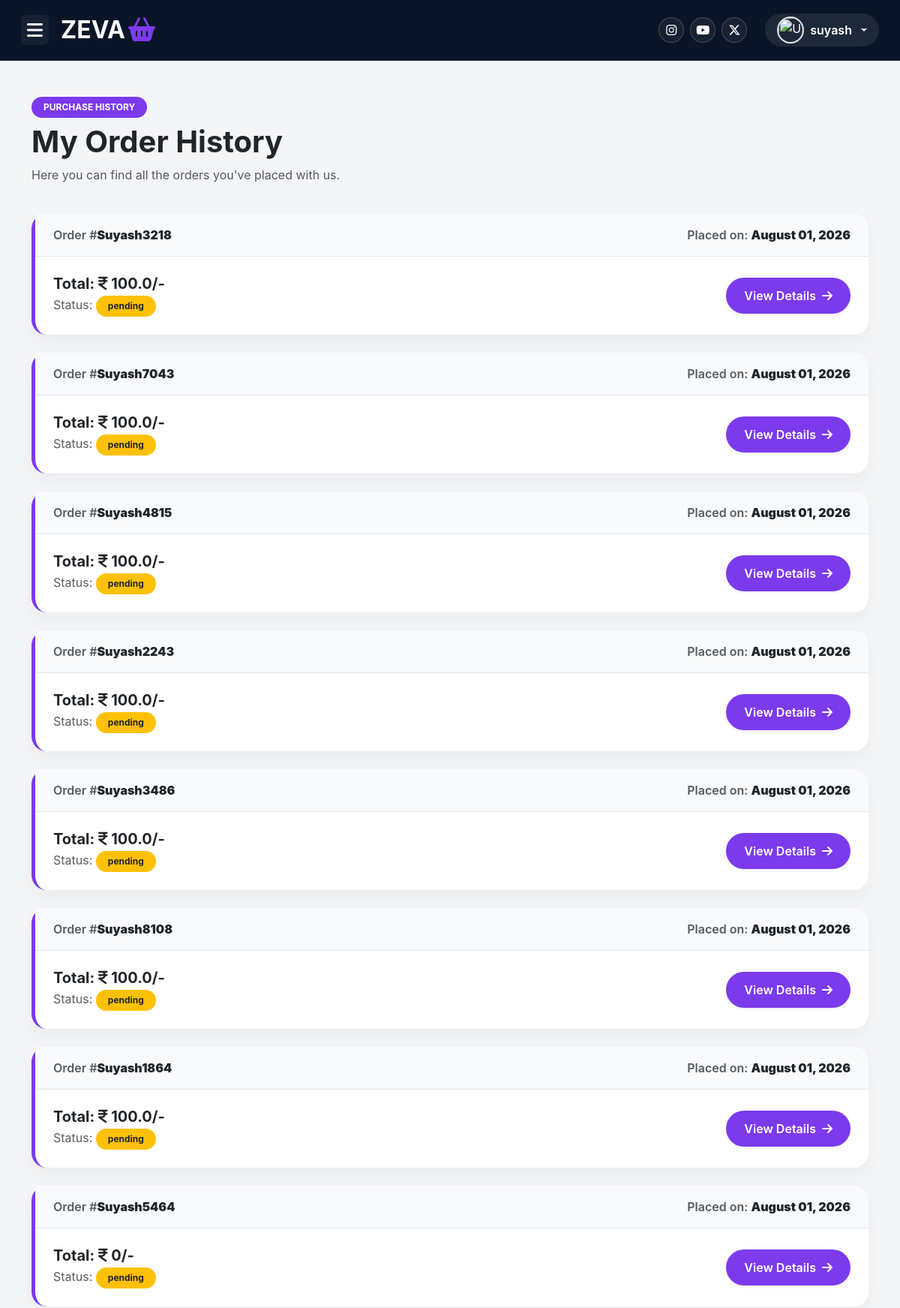
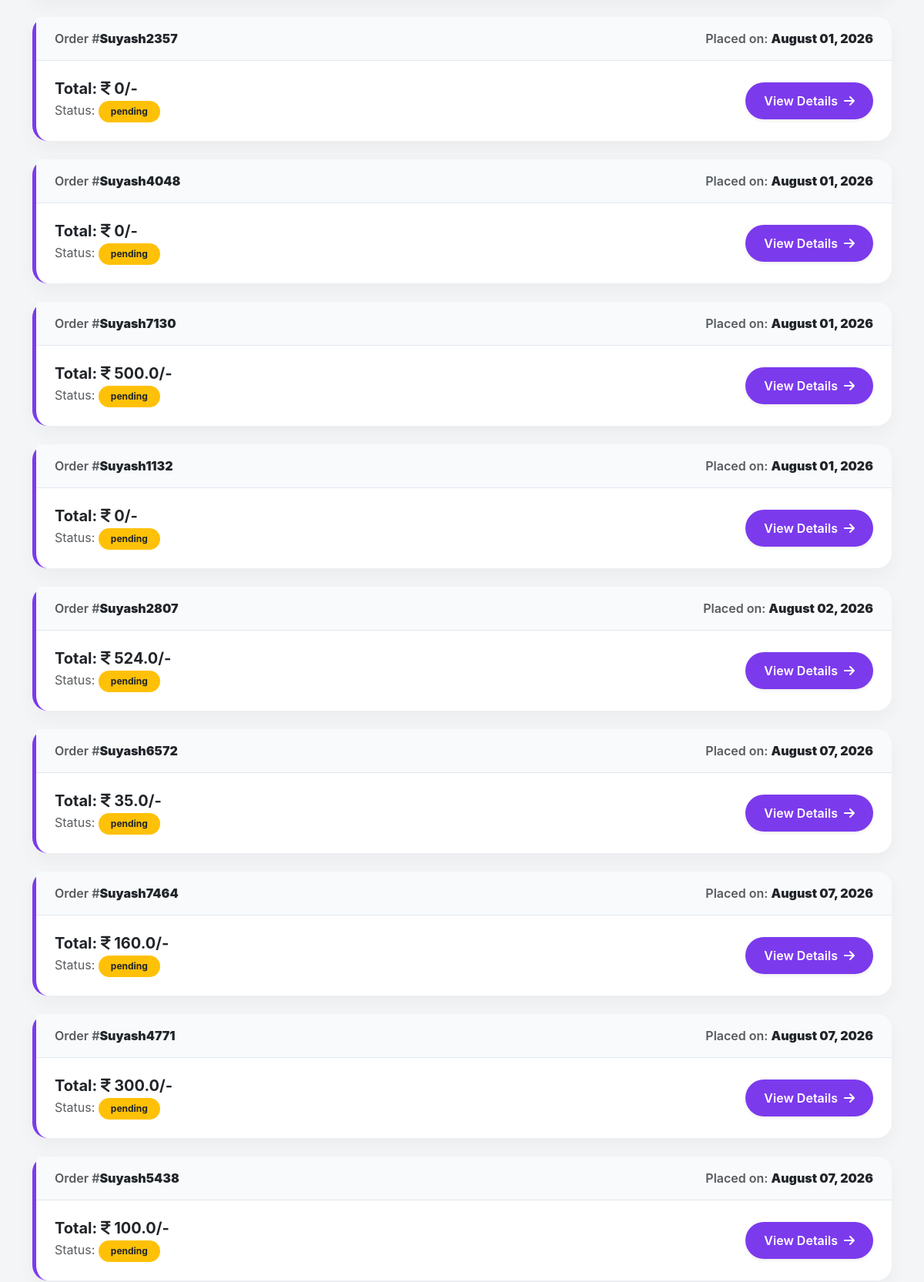
Screenshot of /customer/myorder/ (signed in, upper part) with the database file from the repository (2 pictures, top to bottom).
### user/models.py (models this page shows, shortened)
class tbl_order_info(models.Model):
    userid=models.CharField(max_length=50,null=True)
    orderid=models.CharField(max_length=100,null=True)
    name=models.CharField(max_length=50,null=True)
    mobile=models.CharField(max_length=15,null=True)
    address=models.TextField(null=True)
    status=models.CharField(max_length=100,default="pending")
    total_amount=models.CharField(max_length=100,null=True)
    order_date=models.DateField(auto_now_add=True,null=True)

### customer/views.py (the view)
# urls.py: path('myorder/', views.myorder, name='myorder'),
def myorder(request):
    user=request.session.get("email")
    if not user:
        messages.warning(request, 'Please login to view your orders.')
        return redirect(reverse('user:login')) # <--- USE reverse()
    data=tbl_order_info.objects.all().filter(userid=user)
    return render(request,'customer/myorder.html',{"data":data})

### user/context_processors.py (called while the page is built)
def js_urls(request):
    urls = {
        'updateCartItemUrl': reverse('user:update_cart_item'),
        'userLoginUrl': reverse('user:login'),
        'userProductsUrl': reverse('user:products'),
        'customerIndexUrl': reverse('customer:index'),
        'userIndexUrl': reverse('user:index'),
        'userRegisterUrl': reverse('user:register'),
        'customerProfileUrl': reverse('customer:profile'),
        'customerLogoutUrl': reverse('customer:logout'),
        'customerMyOrderUrl': reverse('customer:myorder'),
        'customerOrderDetailUrl': reverse('customer:orderdetail'),
        'userCartUrl': reverse('user:cart'), # Ensure this is included
        'userProfileUrl': reverse('user:uprofile'), # Add this for the footer link
    }
    return {'js_urls': json.dumps(urls)}

def cart_context(request):
    cart_count = 0
    cart_images = []
    email = request.session.get("email")
    if email:
        cart_count = tbl_cart.objects.filter(userid=email).count()
        recent_items = tbl_cart.objects.filter(userid=email).select_related('product').order_by('-id')[:5]
        for item in recent_items:
            if item.product and item.product.product_picture:
                cart_images.append(item.product.product_picture.url)
    return {
        'cart_count': cart_count,
        'cart_images_json': json.dumps(cart_images)
    }

### templates/customer/myorder.html (shortened to what this page needs)
{% extends 'base1.html' %}
{% load static %}
{% block xyz %}
<link rel="stylesheet" href="{% static 'css/dashboard.css' %}">
<div class="container py-5">
<div class="row mb-4">
<div class="col-12">
<span class="badge bg-purple text-white px-3 py-2 rounded-pill fw-bold mb-2" style="background: #7C3AED;">PURCHASE HISTORY</span>
<h1 class="fw-bold text-dark display-6">My Order History</h1>
<p class="text-muted">Here you can find all the orders you've placed with us.</p>
</div>
</div>
{% for order in data %}
<div class="card order-history-card">
<div class="card-header py-3 px-4">
<div class="d-flex justify-content-between align-items-center flex-wrap gap-2">
<div>
<span class="text-muted">Order #</span><strong class="text-dark">{{ order.orderid }}</strong>
</div>
<div>
<span class="text-muted">Placed on:</span> <strong class="text-dark">{{ order.order_date|date:"F d, Y" }}</strong>
</div>
</div>
</div>
<div class="card-body p-4 d-flex justify-content-between align-items-center flex-wrap gap-3">
<div>
<h5 class="card-title fw-bold mb-1 text-dark">Total: <i class="fa-solid fa-inr"></i> {{ order.total_amount }}/-</h5>
<p class="card-text text-muted mb-0">Status:
{% if order.status == 'Delivered' %}<span class="badge bg-success px-3 py-2 rounded-pill">{{ order.status }}</span>
{% elif order.status == 'Shipped' %}<span class="badge bg-info text-dark px-3 py-2 rounded-pill">{{ order.status }}</span>
{% else %}<span class="badge bg-warning text-dark px-3 py-2 rounded-pill">{{ order.status|default:'Pending' }}</span>{% endif %}
</p>
</div>
<a href="{% url 'customer:orderdetail' %}?oid={{order.orderid}}" class="btn btn-violet shadow-sm">View Details <i class="fa-solid fa-arrow-right ms-1"></i></a>
</div>
</div>
{% endfor %}
</div>
{% endblock %}

### templates/base1.html (shortened to what this page needs)
<html>
<head>
{% load static %}
<link rel="stylesheet" href="{% static 'css/all.css' %}">
<link rel="stylesheet" href="{% static 'css/bootstrap.css' %}">
<link rel="stylesheet" href="{% static 'css/global.css' %}">
<link rel="stylesheet" href="{% static 'css/dashboard.css' %}">
<link rel="stylesheet" href="{% static 'css/profile_pages.css' %}">
</head>
<body class="dashboard-body">
<div class="container-fluid d-flex flex-column min-vh-100 p-0">
<div class="row t dashboard-navbar py-3 px-3 m-0 align-items-center">
<div class="col-sm-6 text-uppercase fs-4 text-light py-0 d-flex align-items-center gap-3">
<a href="#" data-bs-toggle="offcanvas" data-bs-target="#offcanvasScrolling"
aria-controls="offcanvasScrolling" class="text-decoration-none text-light p-2 rounded-2" style="background: rgba(255,255,255,0.05);"><i class="fa-solid fa-bars"></i></a>
<b class="fs-2 tracking-tight">Zeva<span style="color: var(--violet-main);"><i class="fa-solid fa-basket-shopping ms-1"></i></span></b>
</div>
<div class="col-sm-6 text-end text-light d-flex align-items-center justify-content-end gap-2">
<a href="https://www.instagram.com/suyash_bajpai.x/"><i class="fa-brands fa-instagram"></i></a>
<a href=""><i class="fa-brands fa-youtube"></i></a>
<a href="https://x.com/ADITYA21821793"><i class="fa-brands fa-x-twitter"></i></a>
{% if request.session.email %}
<div class="dropdown ms-3">
<a href="#" class="d-flex align-items-center text-white text-decoration-none dropdown-toggle p-1 rounded-pill px-3" style="background: rgba(255,255,255,0.08);" id="dropdownUser1" data-bs-toggle="dropdown" aria-expanded="false">
<img src="{{ request.session.upic|default:'/static/images/default_avatar.png' }}" alt="User Profile" width="36" height="36" class="rounded-circle border border-2 border-purple object-fit-cover">
<span class="d-none d-sm-inline mx-2 fw-semibold">{{request.session.uname}}</span>
</a>
</div>
{% endif %}
</div>
</div>
<main class="flex-grow-1">
{% block xyz%}
{% endblock %}
</main>
</div>
</body>
</html>

### static/css/global.css (style rules this page uses)
:root { --bg-main: #F9F9FB; --bg-card: #FFFFFF; --text-main: #1A1A1A; --accent-yellow: #FFD600; --accent-coral: #FF6B6B; --accent-mint: #00C896; --charcoal: #121212; --charcoal-light: #1E1E1E; --navy-dark: #0A1628; --navy-light: #1E293B; --violet-main: #7C3AED; --violet-hover: #6D28D9; --lavender-bg: #F4F5F7; }
body { font-family: 'Inter', system-ui, -apple-system, sans-serif; margin: 0; padding: 0; background-color: var(--bg-main); color: var(--text-main); }
.btn-violet { background-color: var(--violet-main); color: #fff; border-radius: 50rem; padding: 0.75rem 1.5rem; font-weight: 600; border: none; transition: all 0.25s ease; }

### static/css/dashboard.css (style rules this page uses)
body.dashboard-body { background-color: var(--lavender-bg); }
.t .fa-brands { color: #fff; border: 1px solid rgba(255,255,255,0.2); background-color: rgba(255,255,255,0.05); height: 34px; width: 34px; display: inline-flex; align-items: center; justify-content: center; border-radius: 50%; transition: all 0.3s ease; }
.dashboard-navbar { background-color: var(--navy-dark) !important; border-bottom: 1px solid rgba(255,255,255,0.08); }
.order-history-card { background: white; border-radius: 1.25rem; box-shadow: 0 10px 25px rgba(0,0,0,0.04); border: none; border-left: 5px solid var(--violet-main); margin-bottom: 1.5rem; transition: all 0.3s ease; }
.order-history-card .card-header { background-color: #F8FAFC; border-bottom: 1px solid #E2E8F0; font-weight: 600; border-top-right-radius: 1.25rem !important; }

### rows the page displays
tbl_order_info: session.uname "suyash"
tbl_order_info: orderid "Suyash3218", order_date "August 01, 2026", total_amount "100.0", status "pending"
tbl_order_info: orderid "Suyash7043", order_date "August 01, 2026", total_amount "100.0", status "pending"
tbl_order_info: orderid "Suyash4815", order_date "August 01, 2026", total_amount "100.0", status "pending"
tbl_order_info: orderid "Suyash2243", order_date "August 01, 2026", total_amount "100.0", status "pending"
tbl_order_info: orderid "Suyash3486", order_date "August 01, 2026", total_amount "100.0", status "pending"
tbl_order_info: orderid "Suyash8108", order_date "August 01, 2026", total_amount "100.0", status "pending"
tbl_order_info: orderid "Suyash1864", order_date "August 01, 2026", total_amount "100.0", status "pending"
tbl_order_info: orderid "Suyash5464", order_date "August 01, 2026", total_amount "0", status "pending"
tbl_order_info: orderid "Suyash2357", order_date "August 01, 2026", total_amount "0", status "pending"
tbl_order_info: orderid "Suyash4048", order_date "August 01, 2026", total_amount "0", status "pending"
tbl_order_info: orderid "Suyash7130", order_date "August 01, 2026", total_amount "500.0", status "pending"
tbl_order_info: orderid "Suyash1132", order_date "August 01, 2026", total_amount "0", status "pending"
tbl_order_info: orderid "Suyash2807", order_date "August 02, 2026", total_amount "524.0", status "pending"
tbl_order_info: orderid "Suyash6572", order_date "August 07, 2026", total_amount "35.0", status "pending"
tbl_order_info: orderid "Suyash7464", order_date "August 07, 2026", total_amount "160.0", status "pending"
tbl_order_info: orderid "Suyash4771", order_date "August 07, 2026", total_amount "300.0", status "pending"
tbl_order_info: orderid "Suyash5438", order_date "August 07, 2026", total_amount "100.0", status "pending"
